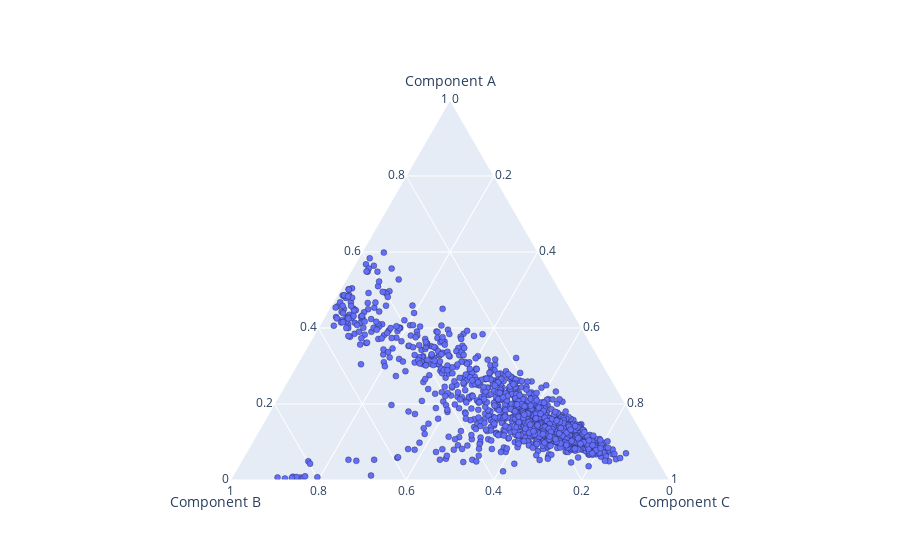

Here is the notebook cell this chart was saved with:
### Code cell
fig = make_subplots(rows=1, cols=1, specs=[[{'type': 'ternary'}]])
fig.add_trace(aa.make_trace())

### Figure 1 — Plotly figure (JSON) as saved in the notebook; plotly's stock layout.template omitted (floating-point values rounded to 4 significant figures; data arrays with more than 128 entries replaced by an {"elided": "..."} marker saying what was removed)
{"data": [{"a": {"elided": "1539 float values"}, "b": {"elided": "1539 float values"}, "c": {"elided": "1539 float values"}, "customdata": {"elided": "1539x6 float values"}, "hovertemplate": "<br><b>Al2O3-wt%:</b> %{customdata[0]}<br><b>CaO-wt%:</b> %{customdata[1]}<br><b>Na2O-wt%:</b> %{customdata[2]}<br><b>K2O-wt%:</b> %{customdata[3]}<br><b>FeOT-wt%:</b> %{customdata[4]}<br><b>MgO-wt%:</b> %{customdata[5]}<extra></extra>", "marker": {"line": {"color": "Black", "width": 0.3}}, "mode": "markers", "type": "scatterternary"}], "layout": {"ternary": {"domain": {"x": [0, 1], "y": [0, 1]}}}}
